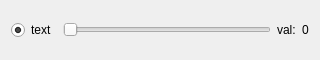
<?xml version="1.0" encoding="UTF-8"?>
<ui version="4.0">
 <class>RadioScrollWidget</class>
 <widget class="QWidget" name="RadioScrollWidget">
  <property name="geometry">
   <rect>
    <x>0</x>
    <y>0</y>
    <width>320</width>
    <height>60</height>
   </rect>
  </property>
  <property name="windowTitle">
   <string>Form</string>
  </property>
  <layout class="QHBoxLayout" name="horizontalLayout">
   <item>
    <widget class="QRadioButton" name="radioButton">
     <property name="text">
      <string>text</string>
     </property>
     <property name="checked">
      <bool>true</bool>
     </property>
     <property name="autoExclusive">
      <bool>false</bool>
     </property>
    </widget>
   </item>
   <item>
    <widget class="QSlider" name="slider">
     <property name="orientation">
      <enum>Qt::Horizontal</enum>
     </property>
    </widget>
   </item>
   <item>
    <widget class="QLabel" name="label_2">
     <property name="text">
      <string>val:</string>
     </property>
    </widget>
   </item>
   <item>
    <widget class="QLabel" name="val">
     <property name="text">
      <string>0</string>
     </property>
    </widget>
   </item>
  </layout>
 </widget>
 <resources/>
 <connections/>
</ui>
